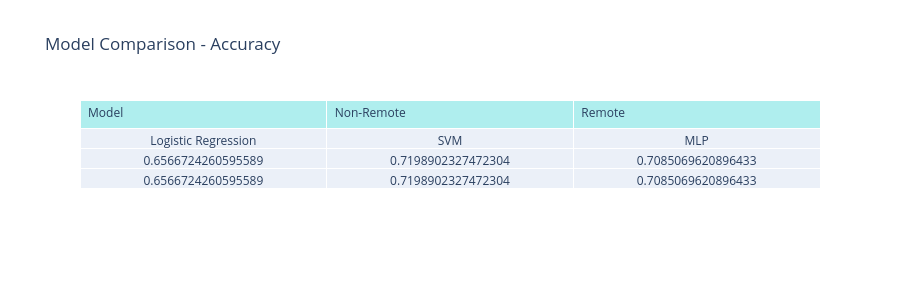

Write notebook code for a chart like this one.
### Code cell
model = LogisticRegression(penalty='l1', solver='liblinear', C=best_C, random_state=42, **{})
model.fit(X_train_scaled, y_train)
lr_predictions = model.predict(X_test_scaled)

cm_lr = confusion_matrix(y_test, lr_predictions)
acc_lr = accuracy_score(y_test, lr_predictions)
report_lr = classification_report(y_test, lr_predictions, target_names=['Non-Remote', 'Remote'], output_dict=True)
tn_lr, fp_lr, fn_lr, tp_lr = cm_lr.ravel()

svm = SVC(kernel=kernel, C=SVM_C, random_state=42)
svm.fit(X_train_scaled, y_train)
train_errors.append(1 - svm.score(X_train_scaled, y_train))
val_errors.append(1 - svm.score(X_val_scaled, y_val))
svm_predictions = svm.predict(X_test_scaled)

cm_svm = confusion_matrix(y_test, svm_predictions)
acc_svm = accuracy_score(y_test, svm_predictions)
report_svm = classification_report(y_test, svm_predictions, target_names=['Non-Remote', 'Remote'], output_dict=True)
tn_svm, fp_svm, fn_svm, tp_svm = cm_svm.ravel()

mlp_best = MLPClassifier(
    hidden_layer_sizes=architecture,
    activation=activation,
    solver='adam',
    alpha=alpha,
    random_state=42
)
mlp_best.fit(X_train_scaled, y_train)
mlp_predictions = mlp_best.predict(X_test_scaled)

cm_mlp = confusion_matrix(y_test, mlp_predictions)
acc_mlp = accuracy_score(y_test, mlp_predictions)
report_mlp = classification_report(y_test, mlp_predictions, target_names=['Non-Remote', 'Remote'], output_dict=True)
tn_mlp, fp_mlp, fn_mlp, tp_mlp = cm_mlp.ravel()

fig = go.Figure(data=go.Table(
    header=dict(values=['Model', 'Non-Remote', 'Remote'], fill_color='paleturquoise', align='left'),
    cells=dict(values=[['Logistic Regression', acc_lr, acc_lr],
                       ['SVM', acc_svm, acc_svm],
                       ['MLP', acc_mlp, acc_mlp]]))
)
fig.update_layout(
    title=f'Model Comparison - Accuracy',
    template='plotly_white',
    height=300
)
fig.show()

fig = go.Figure(data=go.Table(
    header=dict(values=['Model', 'Non-Remote', 'Remote'], fill_color='paleturquoise', align='left'),
    cells=dict(values=[['Logistic Regression', f"{report_lr['Non-Remote']['precision']:.4f}", f"{report_lr['Remote']['precision']:.4f}"],
                       ['SVM', f"{report_svm['Non-Remote']['precision']:.4f}", f"{report_svm['Remote']['precision']:.4f}"],
                       ['MLP', f"{report_mlp['Non-Remote']['precision']:.4f}", f"{report_mlp['Remote']['precision']:.4f}"]])
))
fig.update_layout(
    title=f'Model Comparison - Precision',
    template='plotly_white',
    height=300
)
fig.show()

### Figure 1 — Plotly figure (JSON) as saved in the notebook; plotly's stock layout.template omitted (floating-point values rounded to 4 significant figures)
{"data": [{"cells": {"values": [["Logistic Regression", 0.6567, 0.6567], ["SVM", 0.7199, 0.7199], ["MLP", 0.7085, 0.7085]]}, "header": {"align": "left", "fill": {"color": "paleturquoise"}, "values": ["Model", "Non-Remote", "Remote"]}, "type": "table"}], "layout": {"height": 300, "title": {"text": "Model Comparison - Accuracy"}}}
